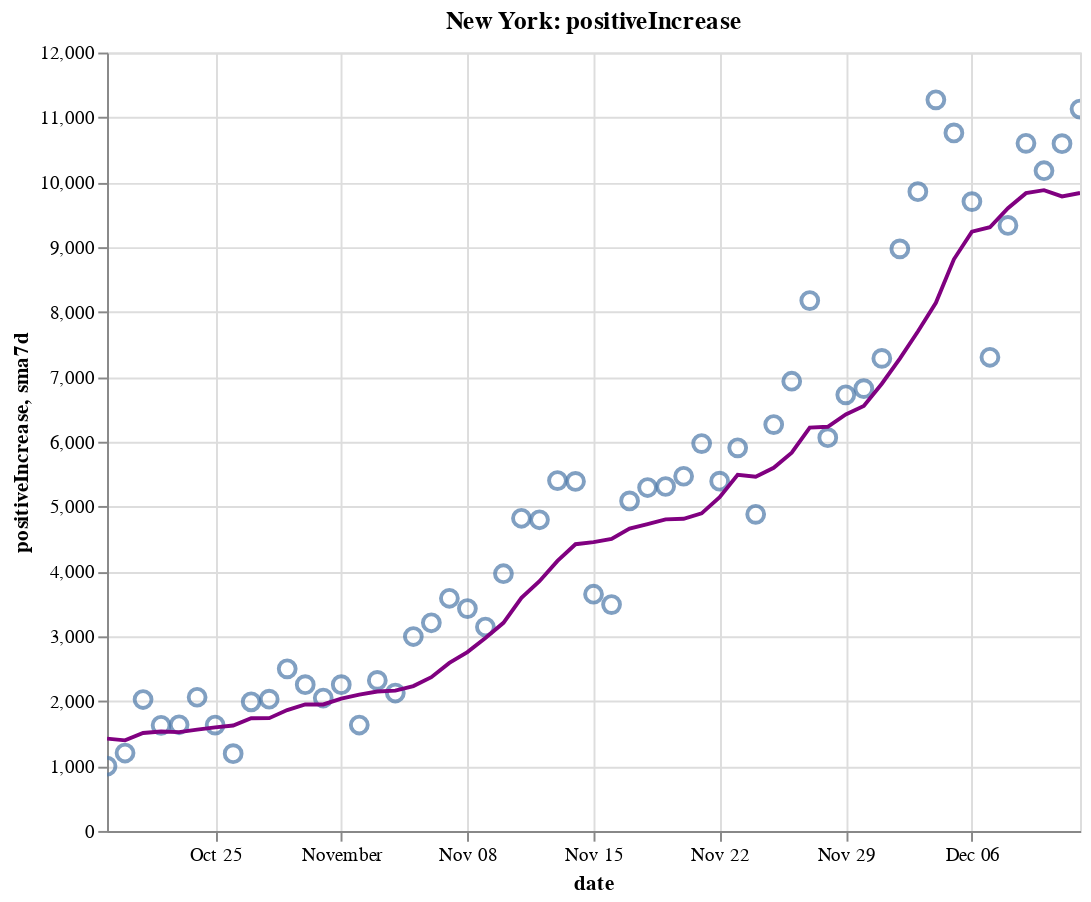

Notebook cell for this chart:
### Code cell
create_plot(ny, 'positiveIncrease')

### Figure 1 — Vega-Lite specification as saved in the notebook (floating-point values rounded to 4 significant figures)
{"config": {"view": {"continuousWidth": 400, "continuousHeight": 300}}, "layer": [{"layer": [{"mark": {"type": "point", "size": 75}, "encoding": {"tooltip": [{"type": "temporal", "field": "date"}, {"type": "quantitative", "field": "positiveIncrease"}, {"type": "quantitative", "field": "sma7d"}], "x": {"type": "temporal", "field": "date"}, "y": {"type": "quantitative", "field": "positiveIncrease"}}, "selection": {"selector008": {"type": "interval", "bind": "scales", "encodings": ["x", "y"]}}}, {"mark": {"type": "line", "color": "purple"}, "encoding": {"x": {"type": "temporal", "field": "date"}, "y": {"type": "quantitative", "field": "sma7d"}}}]}, {"mark": {"type": "rule", "color": "#aaa"}, "encoding": {"x": {"type": "temporal", "field": "date"}}, "transform": [{"filter": {"selection": "selector007"}}]}, {"mark": "circle", "encoding": {"opacity": {"condition": {"value": 1, "selection": "selector007"}, "value": 0}, "tooltip": [{"type": "temporal", "field": "date"}, {"type": "quantitative", "field": "positiveIncrease"}, {"type": "quantitative", "field": "sma7d"}], "x": {"type": "temporal", "field": "date"}, "y": {"type": "quantitative", "field": "positiveIncrease"}}, "selection": {"selector007": {"type": "single", "encodings": ["x"], "on": "mouseover", "nearest": true, "empty": "none"}}}, {"mark": {"type": "text", "align": "left", "dx": 5, "dy": -5, "stroke": "white", "strokeWidth": 2}, "encoding": {"text": {"type": "quantitative", "field": "positiveIncrease"}, "tooltip": [{"type": "temporal", "field": "date"}, {"type": "quantitative", "field": "positiveIncrease"}, {"type": "quantitative", "field": "sma7d"}], "x": {"type": "temporal", "field": "date"}, "y": {"type": "quantitative", "field": "positiveIncrease"}}, "transform": [{"filter": {"selection": "selector007"}}]}, {"mark": {"type": "text", "align": "left", "dx": 5, "dy": -5}, "encoding": {"text": {"type": "quantitative", "field": "positiveIncrease"}, "tooltip": [{"type": "temporal", "field": "date"}, {"type": "quantitative", "field": "positiveIncrease"}, {"type": "quantitative", "field": "sma7d"}], "x": {"type": "temporal", "field": "date"}, "y": {"type": "quantitative", "field": "positiveIncrease"}}, "transform": [{"filter": {"selection": "selector007"}}]}], "data": {"name": "data-c5a57d9d018c40b39d0ddddd8fc7a62a"}, "height": 400, "title": "New York: positiveIncrease", "width": 500, "$schema": "https://vega.github.io/schema/vega-lite/v4.8.1.json", "datasets": {"data-c5a57d9d018c40b39d0ddddd8fc7a62a": [{"date": "2020-10-19T00:00:00", "totalTestResultsIncrease": 82010.0, "positiveIncrease": 998.0, "death": 25660.0, "deathIncrease": 15.0, "positiveRate": 0.012, "state": "New York", "sma7d": 1423.0}, {"date": "2020-10-20T00:00:00", "totalTestResultsIncrease": 90540.0, "positiveIncrease": 1201.0, "death": 25670.0, "deathIncrease": 13.0, "positiveRate": 0.013, "state": "New York", "sma7d": 1396.0}, {"date": "2020-10-21T00:00:00", "totalTestResultsIncrease": 124800.0, "positiveIncrease": 2026.0, "death": 25680.0, "deathIncrease": 7.0, "positiveRate": 0.016, "state": "New York", "sma7d": 1509.0}, {"date": "2020-10-22T00:00:00", "totalTestResultsIncrease": 135300.0, "positiveIncrease": 1628.0, "death": 25690.0, "deathIncrease": 15.0, "positiveRate": 0.012, "state": "New York", "sma7d": 1533.0}, {"date": "2020-10-23T00:00:00", "totalTestResultsIncrease": 141500.0, "positiveIncrease": 1637.0, "death": 25700.0, "deathIncrease": 11.0, "positiveRate": 0.012, "state": "New York", "sma7d": 1523.0}, {"date": "2020-10-24T00:00:00", "totalTestResultsIncrease": 156900.0, "positiveIncrease": 2061.0, "death": 25720.0, "deathIncrease": 13.0, "positiveRate": 0.013, "state": "New York", "sma7d": 1563.0}, {"date": "2020-10-25T00:00:00", "totalTestResultsIncrease": 120800.0, "positiveIncrease": 1632.0, "death": 25730.0, "deathIncrease": 12.0, "positiveRate": 0.014, "state": "New York", "sma7d": 1598.0}, {"date": "2020-10-26T00:00:00", "totalTestResultsIncrease": 82120.0, "positiveIncrease": 1191.0, "death": 25740.0, "deathIncrease": 12.0, "positiveRate": 0.015, "state": "New York", "sma7d": 1625.0}, {"date": "2020-10-27T00:00:00", "totalTestResultsIncrease": 111600.0, "positiveIncrease": 1991.0, "death": 25760.0, "deathIncrease": 16.0, "positiveRate": 0.018, "state": "New York", "sma7d": 1738.0}, {"date": "2020-10-28T00:00:00", "totalTestResultsIncrease": 129700.0, "positiveIncrease": 2031.0, "death": 25770.0, "deathIncrease": 15.0, "positiveRate": 0.016, "state": "New York", "sma7d": 1739.0}, {"date": "2020-10-29T00:00:00", "totalTestResultsIncrease": 168400.0, "positiveIncrease": 2499.0, "death": 25790.0, "deathIncrease": 19.0, "positiveRate": 0.015, "state": "New York", "sma7d": 1863.0}, {"date": "2020-10-30T00:00:00", "totalTestResultsIncrease": 146900.0, "positiveIncrease": 2255.0, "death": 25800.0, "deathIncrease": 12.0, "positiveRate": 0.015, "state": "New York", "sma7d": 1951.0}, {"date": "2020-10-31T00:00:00", "totalTestResultsIncrease": 137000.0, "positiveIncrease": 2049.0, "death": 25810.0, "deathIncrease": 3.0, "positiveRate": 0.015, "state": "New York", "sma7d": 1950.0}, {"date": "2020-11-01T00:00:00", "totalTestResultsIncrease": 148900.0, "positiveIncrease": 2255.0, "death": 25820.0, "deathIncrease": 17.0, "positiveRate": 0.015, "state": "New York", "sma7d": 2039.0}, {"date": "2020-11-02T00:00:00", "totalTestResultsIncrease": 96100.0, "positiveIncrease": 1633.0, "death": 25840.0, "deathIncrease": 14.0, "positiveRate": 0.017, "state": "New York", "sma7d": 2102.0}, {"date": "2020-11-03T00:00:00", "totalTestResultsIncrease": 127900.0, "positiveIncrease": 2321.0, "death": 25850.0, "deathIncrease": 15.0, "positiveRate": 0.018, "state": "New York", "sma7d": 2149.0}, {"date": "2020-11-04T00:00:00", "totalTestResultsIncrease": 133500.0, "positiveIncrease": 2126.0, "death": 25870.0, "deathIncrease": 15.0, "positiveRate": 0.016, "state": "New York", "sma7d": 2163.0}, {"date": "2020-11-05T00:00:00", "totalTestResultsIncrease": 161000.0, "positiveIncrease": 2997.0, "death": 25890.0, "deathIncrease": 24.0, "positiveRate": 0.019, "state": "New York", "sma7d": 2234.0}, {"date": "2020-11-06T00:00:00", "totalTestResultsIncrease": 160700.0, "positiveIncrease": 3209.0, "death": 25910.0, "deathIncrease": 18.0, "positiveRate": 0.02, "state": "New York", "sma7d": 2370.0}, {"date": "2020-11-07T00:00:00", "totalTestResultsIncrease": 163300.0, "positiveIncrease": 3587.0, "death": 25930.0, "deathIncrease": 18.0, "positiveRate": 0.022, "state": "New York", "sma7d": 2590.0}, {"date": "2020-11-08T00:00:00", "totalTestResultsIncrease": 145600.0, "positiveIncrease": 3428.0, "death": 25950.0, "deathIncrease": 19.0, "positiveRate": 0.024, "state": "New York", "sma7d": 2757.0}, {"date": "2020-11-09T00:00:00", "totalTestResultsIncrease": 111400.0, "positiveIncrease": 3144.0, "death": 25970.0, "deathIncrease": 26.0, "positiveRate": 0.028, "state": "New York", "sma7d": 2973.0}, {"date": "2020-11-10T00:00:00", "totalTestResultsIncrease": 128000.0, "positiveIncrease": 3965.0, "death": 26000.0, "deathIncrease": 32.0, "positiveRate": 0.031, "state": "New York", "sma7d": 3208.0}, {"date": "2020-11-11T00:00:00", "totalTestResultsIncrease": 164300.0, "positiveIncrease": 4820.0, "death": 26030.0, "deathIncrease": 21.0, "positiveRate": 0.029, "state": "New York", "sma7d": 3593.0}, {"date": "2020-11-12T00:00:00", "totalTestResultsIncrease": 162600.0, "positiveIncrease": 4797.0, "death": 26060.0, "deathIncrease": 29.0, "positiveRate": 0.029, "state": "New York", "sma7d": 3850.0}, {"date": "2020-11-13T00:00:00", "totalTestResultsIncrease": 203700.0, "positiveIncrease": 5401.0, "death": 26080.0, "deathIncrease": 24.0, "positiveRate": 0.027, "state": "New York", "sma7d": 4163.0}, {"date": "2020-11-14T00:00:00", "totalTestResultsIncrease": 184200.0, "positiveIncrease": 5388.0, "death": 26100.0, "deathIncrease": 24.0, "positiveRate": 0.029, "state": "New York", "sma7d": 4420.0}, {"date": "2020-11-15T00:00:00", "totalTestResultsIncrease": 133200.0, "positiveIncrease": 3649.0, "death": 26130.0, "deathIncrease": 30.0, "positiveRate": 0.027, "state": "New York", "sma7d": 4452.0}, {"date": "2020-11-16T00:00:00", "totalTestResultsIncrease": 124600.0, "positiveIncrease": 3490.0, "death": 26160.0, "deathIncrease": 26.0, "positiveRate": 0.028, "state": "New York", "sma7d": 4501.0}, {"date": "2020-11-17T00:00:00", "totalTestResultsIncrease": 159900.0, "positiveIncrease": 5088.0, "death": 26190.0, "deathIncrease": 30.0, "positiveRate": 0.032, "state": "New York", "sma7d": 4662.0}, {"date": "2020-11-18T00:00:00", "totalTestResultsIncrease": 154400.0, "positiveIncrease": 5294.0, "death": 26220.0, "deathIncrease": 36.0, "positiveRate": 0.034, "state": "New York", "sma7d": 4730.0}, {"date": "2020-11-19T00:00:00", "totalTestResultsIncrease": 195200.0, "positiveIncrease": 5310.0, "death": 26260.0, "deathIncrease": 32.0, "positiveRate": 0.027, "state": "New York", "sma7d": 4803.0}, {"date": "2020-11-20T00:00:00", "totalTestResultsIncrease": 205500.0, "positiveIncrease": 5468.0, "death": 26290.0, "deathIncrease": 35.0, "positiveRate": 0.027, "state": "New York", "sma7d": 4812.0}, {"date": "2020-11-21T00:00:00", "totalTestResultsIncrease": 207900.0, "positiveIncrease": 5972.0, "death": 26330.0, "deathIncrease": 34.0, "positiveRate": 0.029, "state": "New York", "sma7d": 4896.0}, {"date": "2020-11-22T00:00:00", "totalTestResultsIncrease": 196600.0, "positiveIncrease": 5392.0, "death": 26360.0, "deathIncrease": 31.0, "positiveRate": 0.027, "state": "New York", "sma7d": 5145.0}, {"date": "2020-11-23T00:00:00", "totalTestResultsIncrease": 191500.0, "positiveIncrease": 5906.0, "death": 26390.0, "deathIncrease": 33.0, "positiveRate": 0.031, "state": "New York", "sma7d": 5490.0}, {"date": "2020-11-24T00:00:00", "totalTestResultsIncrease": 164800.0, "positiveIncrease": 4881.0, "death": 26440.0, "deathIncrease": 51.0, "positiveRate": 0.03, "state": "New York", "sma7d": 5460.0}, {"date": "2020-11-25T00:00:00", "totalTestResultsIncrease": 173100.0, "positiveIncrease": 6265.0, "death": 26480.0, "deathIncrease": 41.0, "positiveRate": 0.036, "state": "New York", "sma7d": 5599.0}, {"date": "2020-11-26T00:00:00", "totalTestResultsIncrease": 217700.0, "positiveIncrease": 6933.0, "death": 26550.0, "deathIncrease": 67.0, "positiveRate": 0.032, "state": "New York", "sma7d": 5831.0}, {"date": "2020-11-27T00:00:00", "totalTestResultsIncrease": 219400.0, "positiveIncrease": 8176.0, "death": 26590.0, "deathIncrease": 39.0, "positiveRate": 0.037, "state": "New York", "sma7d": 6218.0}, {"date": "2020-11-28T00:00:00", "totalTestResultsIncrease": 152400.0, "positiveIncrease": 6063.0, "death": 26630.0, "deathIncrease": 44.0, "positiveRate": 0.04, "state": "New York", "sma7d": 6231.0}, {"date": "2020-11-29T00:00:00", "totalTestResultsIncrease": 157300.0, "positiveIncrease": 6723.0, "death": 26690.0, "deathIncrease": 58.0, "positiveRate": 0.043, "state": "New York", "sma7d": 6421.0}, {"date": "2020-11-30T00:00:00", "totalTestResultsIncrease": 149000.0, "positiveIncrease": 6819.0, "death": 26750.0, "deathIncrease": 57.0, "positiveRate": 0.046, "state": "New York", "sma7d": 6551.0}, {"date": "2020-12-01T00:00:00", "totalTestResultsIncrease": 146700.0, "positiveIncrease": 7285.0, "death": 26820.0, "deathIncrease": 69.0, "positiveRate": 0.05, "state": "New York", "sma7d": 6895.0}, {"date": "2020-12-02T00:00:00", "totalTestResultsIncrease": 193600.0, "positiveIncrease": 8973.0, "death": 26890.0, "deathIncrease": 73.0, "positiveRate": 0.046, "state": "New York", "sma7d": 7282.0}, {"date": "2020-12-03T00:00:00", "totalTestResultsIncrease": 203400.0, "positiveIncrease": 9855.0, "death": 26960.0, "deathIncrease": 66.0, "positiveRate": 0.048, "state": "New York", "sma7d": 7699.0}, {"date": "2020-12-04T00:00:00", "totalTestResultsIncrease": 208300.0, "positiveIncrease": 11270.0, "death": 27020.0, "deathIncrease": 62.0, "positiveRate": 0.054, "state": "New York", "sma7d": 8141.0}, {"date": "2020-12-05T00:00:00", "totalTestResultsIncrease": 215400.0, "positiveIncrease": 10760.0, "death": 27090.0, "deathIncrease": 72.0, "positiveRate": 0.05, "state": "New York", "sma7d": 8812.0}, {"date": "2020-12-06T00:00:00", "totalTestResultsIncrease": 205800.0, "positiveIncrease": 9702.0, "death": 27150.0, "deathIncrease": 60.0, "positiveRate": 0.047, "state": "New York", "sma7d": 9238.0}, {"date": "2020-12-07T00:00:00", "totalTestResultsIncrease": 152300.0, "positiveIncrease": 7302.0, "death": 27230.0, "deathIncrease": 83.0, "positiveRate": 0.048, "state": "New York", "sma7d": 9307.0}, {"date": "2020-12-08T00:00:00", "totalTestResultsIncrease": 162500.0, "positiveIncrease": 9335.0, "death": 27310.0, "deathIncrease": 75.0, "positiveRate": 0.057, "state": "New York", "sma7d": 9600.0}, {"date": "2020-12-09T00:00:00", "totalTestResultsIncrease": 194600.0, "positiveIncrease": 10600.0, "death": 27400.0, "deathIncrease": 97.0, "positiveRate": 0.054, "state": "New York", "sma7d": 9832.0}, {"date": "2020-12-10T00:00:00", "totalTestResultsIncrease": 197400.0, "positiveIncrease": 10180.0, "death": 27500.0, "deathIncrease": 94.0, "positiveRate": 0.052, "state": "New York", "sma7d": 9878.0}, {"date": "2020-12-11T00:00:00", "totalTestResultsIncrease": 212700.0, "positiveIncrease": 10600.0, "death": 27590.0, "deathIncrease": 89.0, "positiveRate": 0.05, "state": "New York", "sma7d": 9782.0}, {"date": "2020-12-12T00:00:00", "totalTestResultsIncrease": 242900.0, "positiveIncrease": 11130.0, "death": 27680.0, "deathIncrease": 88.0, "positiveRate": 0.046, "state": "New York", "sma7d": 9834.0}]}}
